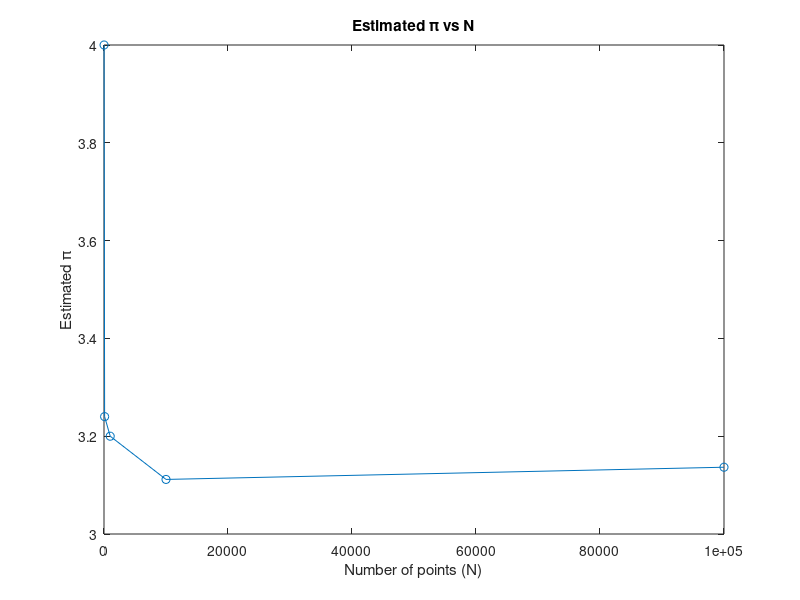
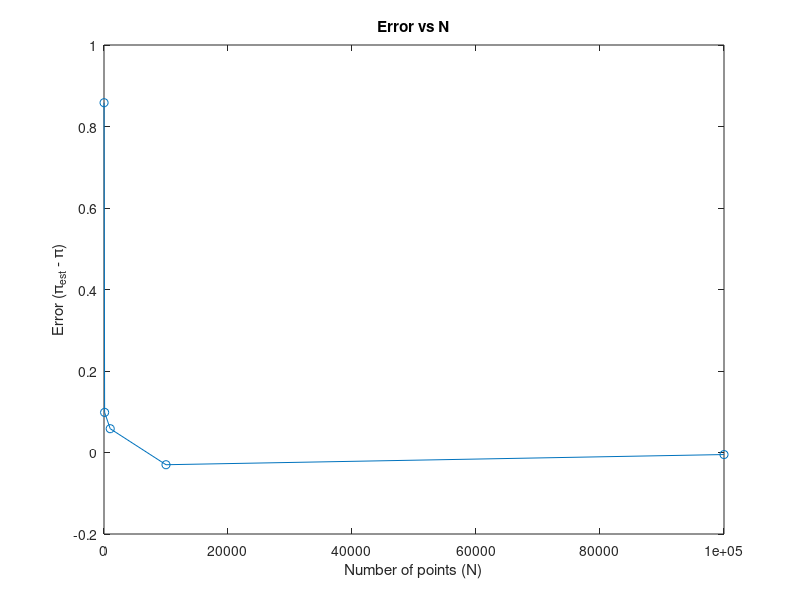
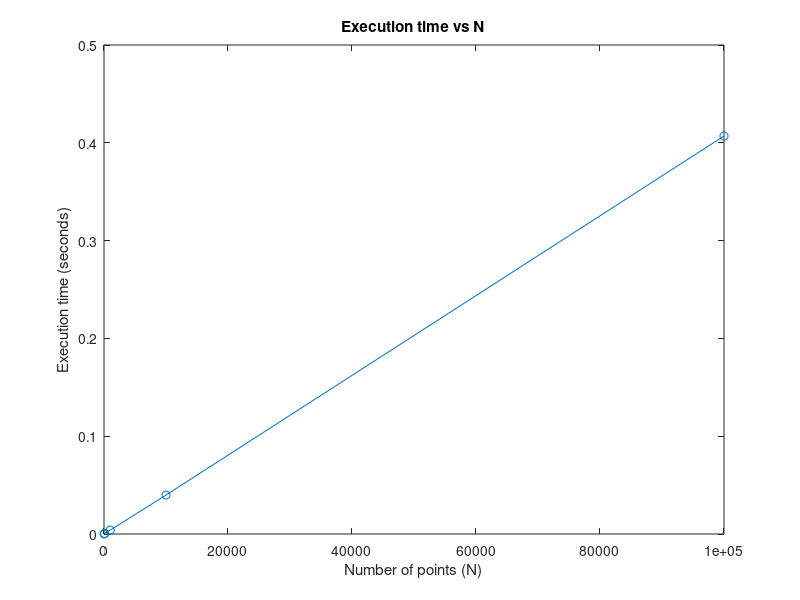

MATLAB code to generate these figures, in order: (Note: this script raises an error after producing the figures.)
% set seed
rng(123)

%% Task 1

%true pi
true_pi = pi;

point = [10, 100, 1000, 10000, 100000];

pi_estimate = zeros(1,length(point));
std_estimate = zeros(1,length(point));
exc_time = zeros(1,length(point));

for i = 1:length(point)
    
    %timer
    tic;

    %number of points
    N = point(i);

    %points inside of the circle
    sum_inside = 0;
    
    %for each point case
    for k = 1:N
        
        %generate a number between 0 to 1
        x = rand;
        y = rand;

        %check if the point is inside of the circle
        if x^2 + y^2 <= 1
            sum_inside = sum_inside + 1; % count of points inside the circle
        end
    end
    
    pi_estimate(i) = 4 * sum_inside / N; % Estimate pi for the current number of points

    std_estimate(i) = pi_estimate(i) - true_pi; % Calculate the standard deviation

    exc_time(i) = toc;

    % display results for this case
    fprintf('N = %6d  pi_est = %.6f  error = %.6f  time = %.4f sec\n', ...
        N, pi_estimate(i), std_estimate(i), exc_time(i));

end

% ===================== PLOTS =====================


% Plot 1: estimated pi vs N
figure;
plot(point, pi_estimate, 'o-');
xlabel('Number of points (N)');
ylabel('Estimated \pi');
title('Estimated \pi vs N');

% Plot 2: error vs N
figure;
plot(point, std_estimate, 'o-');
xlabel('Number of points (N)');
ylabel('Error (\pi_{est} - \pi)');
title('Error vs N');

% Plot 3: execution time vs N
figure;
plot(point, exc_time, 'o-');
xlabel('Number of points (N)');
ylabel('Execution time (seconds)');
title('Execution time vs N');





%% Task 2

%starting from 10^-2....
precision_level = [2, 3, 4, 5];

% loop through the prevision levels
for i = 1:length(precision_level)

    N = precision_level(i);
    
    %starting from 10^-2...
    tolerance = 10.^(-N);

    % use Leibniz series to find the pi estimate
    pi_estimate = 0;
    n = 0; % number of iterations
    series_term = 1;   % first term = 1/(2*0+1)

    % while loop until tolerance condition is met
    while abs(4*series_term) > tolerance
        pi_estimate = pi_estimate + 4*series_term;     % add current term
        n = n + 1;
        series_term = ((-1)^n) / (2*n + 1);            % update series term
    end

    % report result
    fprintf('precision level = %d sig figs: estimated pi ≈ %.10f after %d iterations (tolerance = %.6g)\n', ...
        N, pi_estimate, n, tolerance);
end



%% Task 3

clear; clc;

pi_estimate = pi_estimate_precision(4);

% display result
disp(pi_estimate);

function pi_estimate = pi_estimate_precision(precision_level)
    % tolerance level
    tolerance = 10^(-precision_level);

    % set up the figure and full circle
    figure;
    hold on;
    axis square;
    axis([-1 1 -1 1]);
    theta = linspace(0, 2*pi, 400);
    plot(cos(theta), sin(theta), 'k-');  % draw full circle

    % set up
    N = 0;                 % number of iterations
    inside = 0;            % points inside the circle
    pi_estimate = 0;
    previous_pi = Inf;

    % repeat until tolerance is met
    while (N < 200) || (abs(pi_estimate - previous_pi) > tolerance)
        previous_pi = pi_estimate;

        % one random point in [-1,1] x [-1,1]
        x = 2*rand - 1;
        y = 2*rand - 1;

        % test if inside
        if x^2 + y^2 <= 1
            inside = inside + 1;
            plot(x, y, 'b.', 'MarkerSize', 8);  % inside = blue
        else
            plot(x, y, 'r.', 'MarkerSize', 8);  % outside = red
        end

        % update count and estimate
        N = N + 1;
        pi_estimate = 4 * (inside / N);        % area ratio * 4
    end

    % print final result in command window
    fprintf('Number of iterations=%d, pi_estimate=%.10f\n', N, pi_estimate);

    % show final result on plot
    text(-0.95, 0.95, sprintf('\\pi ≈ %.10f', pi_estimate), ...
         'Units','data', 'FontSize', 16, 'FontWeight','bold');
end

%%
% Some code and explanations were developed with assistance
% from ChatGPT (OpenAI, 2025). 
% Reference: OpenAI. (2025). ChatGPT (Mar 2025 version) 
% [Large language model]. https://chat.openai.com/
